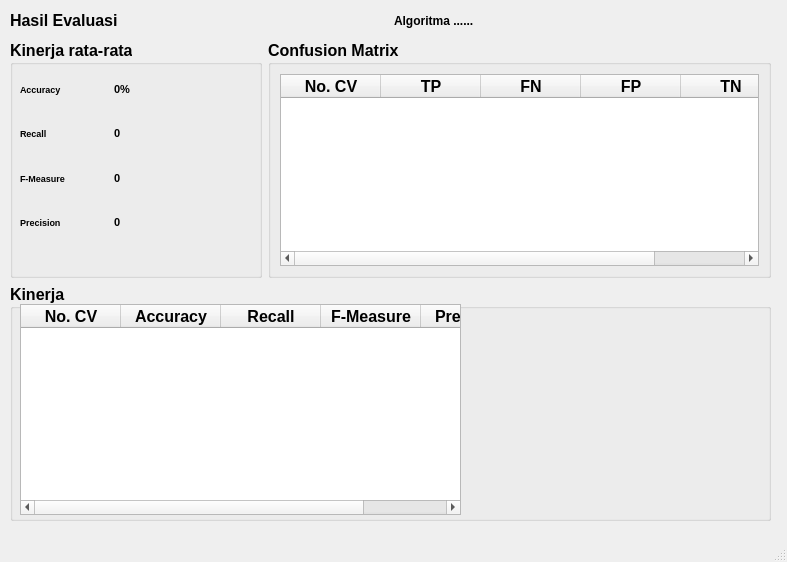
<?xml version="1.0" encoding="UTF-8"?>
<ui version="4.0">
 <class>MainWindow</class>
 <widget class="QMainWindow" name="MainWindow">
  <property name="geometry">
   <rect>
    <x>0</x>
    <y>0</y>
    <width>787</width>
    <height>562</height>
   </rect>
  </property>
  <property name="windowTitle">
   <string>Hasil Evaluasi (Cross Validation)</string>
  </property>
  <widget class="QWidget" name="centralwidget">
   <widget class="QWidget" name="layoutWidget">
    <property name="geometry">
     <rect>
      <x>10</x>
      <y>10</y>
      <width>761</width>
      <height>21</height>
     </rect>
    </property>
    <layout class="QHBoxLayout" name="horizontalLayout_2">
     <item>
      <widget class="QLabel" name="label_12">
       <property name="font">
        <font>
         <pointsize>12</pointsize>
         <weight>75</weight>
         <bold>true</bold>
        </font>
       </property>
       <property name="text">
        <string>Hasil Evaluasi</string>
       </property>
      </widget>
     </item>
     <item>
      <widget class="QLabel" name="label_algoritma">
       <property name="font">
        <font>
         <weight>75</weight>
         <bold>true</bold>
        </font>
       </property>
       <property name="text">
        <string>Algoritma ......</string>
       </property>
      </widget>
     </item>
    </layout>
   </widget>
   <widget class="QWidget" name="">
    <property name="geometry">
     <rect>
      <x>10</x>
      <y>40</y>
      <width>761</width>
      <height>481</height>
     </rect>
    </property>
    <layout class="QVBoxLayout" name="verticalLayout" stretch="1,1">
     <item>
      <layout class="QHBoxLayout" name="horizontalLayout_3" stretch="1,2">
       <item>
        <layout class="QHBoxLayout" name="horizontalLayout" stretch="0">
         <item>
          <widget class="QGroupBox" name="groupBox">
           <property name="font">
            <font>
             <pointsize>12</pointsize>
             <weight>75</weight>
             <bold>true</bold>
            </font>
           </property>
           <property name="title">
            <string>Kinerja rata-rata</string>
           </property>
           <widget class="QWidget" name="gridLayoutWidget">
            <property name="geometry">
             <rect>
              <x>10</x>
              <y>30</y>
              <width>181</width>
              <height>171</height>
             </rect>
            </property>
            <layout class="QGridLayout" name="gridLayout">
             <property name="sizeConstraint">
              <enum>QLayout::SetMinAndMaxSize</enum>
             </property>
             <item row="0" column="1">
              <widget class="QLabel" name="accuracy_rata">
               <property name="font">
                <font>
                 <pointsize>8</pointsize>
                </font>
               </property>
               <property name="text">
                <string>0%</string>
               </property>
              </widget>
             </item>
             <item row="0" column="0">
              <widget class="QLabel" name="label_4">
               <property name="font">
                <font>
                 <pointsize>7</pointsize>
                </font>
               </property>
               <property name="text">
                <string>Accuracy</string>
               </property>
              </widget>
             </item>
             <item row="1" column="0">
              <widget class="QLabel" name="label_5">
               <property name="font">
                <font>
                 <pointsize>7</pointsize>
                </font>
               </property>
               <property name="text">
                <string>Recall</string>
               </property>
              </widget>
             </item>
             <item row="3" column="0">
              <widget class="QLabel" name="label_7">
               <property name="font">
                <font>
                 <pointsize>7</pointsize>
                </font>
               </property>
               <property name="text">
                <string>Precision</string>
               </property>
              </widget>
             </item>
             <item row="2" column="1">
              <widget class="QLabel" name="fmeasure_rata">
               <property name="font">
                <font>
                 <pointsize>8</pointsize>
                </font>
               </property>
               <property name="text">
                <string>0</string>
               </property>
              </widget>
             </item>
             <item row="2" column="0">
              <widget class="QLabel" name="label_6">
               <property name="font">
                <font>
                 <pointsize>7</pointsize>
                </font>
               </property>
               <property name="text">
                <string>F-Measure</string>
               </property>
              </widget>
             </item>
             <item row="1" column="1">
              <widget class="QLabel" name="recall_rata">
               <property name="font">
                <font>
                 <pointsize>8</pointsize>
                </font>
               </property>
               <property name="text">
                <string>0</string>
               </property>
              </widget>
             </item>
             <item row="3" column="1">
              <widget class="QLabel" name="precission_rata">
               <property name="font">
                <font>
                 <pointsize>8</pointsize>
                </font>
               </property>
               <property name="text">
                <string>0</string>
               </property>
              </widget>
             </item>
            </layout>
           </widget>
          </widget>
         </item>
        </layout>
       </item>
       <item>
        <widget class="QGroupBox" name="groupBox_5">
         <property name="font">
          <font>
           <pointsize>12</pointsize>
           <weight>75</weight>
           <bold>true</bold>
          </font>
         </property>
         <property name="title">
          <string>Confusion Matrix</string>
         </property>
         <layout class="QGridLayout" name="gridLayout_2">
          <item row="0" column="0">
           <widget class="QTableWidget" name="tabel_cf">
            <column>
             <property name="text">
              <string>No. CV</string>
             </property>
            </column>
            <column>
             <property name="text">
              <string>TP</string>
             </property>
            </column>
            <column>
             <property name="text">
              <string>FN</string>
             </property>
            </column>
            <column>
             <property name="text">
              <string>FP</string>
             </property>
            </column>
            <column>
             <property name="text">
              <string>TN</string>
             </property>
            </column>
           </widget>
          </item>
         </layout>
        </widget>
       </item>
      </layout>
     </item>
     <item>
      <widget class="QGroupBox" name="groupBox_2">
       <property name="font">
        <font>
         <pointsize>12</pointsize>
         <weight>75</weight>
         <bold>true</bold>
        </font>
       </property>
       <property name="title">
        <string>Kinerja</string>
       </property>
       <widget class="QTableWidget" name="tabel_kinerja">
        <property name="geometry">
         <rect>
          <x>10</x>
          <y>20</y>
          <width>441</width>
          <height>211</height>
         </rect>
        </property>
        <column>
         <property name="text">
          <string>No. CV</string>
         </property>
        </column>
        <column>
         <property name="text">
          <string>Accuracy</string>
         </property>
        </column>
        <column>
         <property name="text">
          <string>Recall</string>
         </property>
        </column>
        <column>
         <property name="text">
          <string>F-Measure</string>
         </property>
        </column>
        <column>
         <property name="text">
          <string>Precision</string>
         </property>
        </column>
       </widget>
      </widget>
     </item>
    </layout>
   </widget>
  </widget>
  <widget class="QMenuBar" name="menubar">
   <property name="geometry">
    <rect>
     <x>0</x>
     <y>0</y>
     <width>787</width>
     <height>21</height>
    </rect>
   </property>
  </widget>
  <widget class="QStatusBar" name="statusbar"/>
 </widget>
 <resources/>
 <connections/>
</ui>
